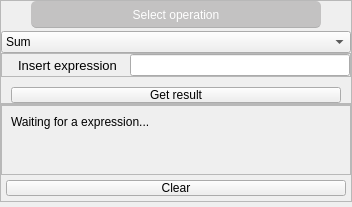
               <widget class="QWidget" name="manual_frame">
                <attribute name="icon">
                 <iconset resource="res.qrc">
                  <normaloff>:/Icons/sprites/icons/paint.png</normaloff>:/Icons/sprites/icons/paint.png</iconset>
                </attribute>
                <attribute name="title">
                 <string>Manual</string>
                </attribute>
                <layout class="QGridLayout" name="gridLayout_4">
                 <property name="leftMargin">
                  <number>0</number>
                 </property>
                 <property name="topMargin">
                  <number>0</number>
                 </property>
                 <property name="rightMargin">
                  <number>0</number>
                 </property>
                 <property name="bottomMargin">
                  <number>5</number>
                 </property>
                 <property name="spacing">
                  <number>0</number>
                 </property>
                 <item row="0" column="0" colspan="2">
                  <widget class="QFrame" name="up_frame_manual">
                   <property name="maximumSize">
                    <size>
                     <width>16777215</width>
                     <height>150</height>
                    </size>
                   </property>
                   <property name="frameShape">
                    <enum>QFrame::StyledPanel</enum>
                   </property>
                   <property name="frameShadow">
                    <enum>QFrame::Raised</enum>
                   </property>
                   <layout class="QVBoxLayout" name="verticalLayout_18">
                    <property name="spacing">
                     <number>0</number>
                    </property>
                    <property name="leftMargin">
                     <number>0</number>
                    </property>
                    <property name="topMargin">
                     <number>0</number>
                    </property>
                    <property name="rightMargin">
                     <number>0</number>
                    </property>
                    <property name="bottomMargin">
                     <number>0</number>
                    </property>
                    <item>
                     <widget class="QLabel" name="select_operation_title">
                      <property name="maximumSize">
                       <size>
                        <width>16777215</width>
                        <height>50</height>
                       </size>
                      </property>
                      <property name="styleSheet">
                       <string notr="true">QLabel{
background-color: #C3C2C2;
color: white;
border-bottom: 1px solid #AFAFAF;
border-radius: 5px;
padding-bottom: 5px;
font: 14px &quot;Roboto&quot;;
text-align: center;
padding-top: 7px;
margin-top: 0.7em;
margin-bottom: 3px;
margin-right: 30px;
margin-left: 30px;
}

QLabel:hover{
color: #393939;
}</string>
                      </property>
                      <property name="text">
                       <string>Select operation</string>
                      </property>
                      <property name="alignment">
                       <set>Qt::AlignCenter</set>
                      </property>
                     </widget>
                    </item>
                    <item>
                     <widget class="QComboBox" name="select_operation_comboBox">
                      <property name="frame">
                       <bool>true</bool>
                      </property>
                      <item>
                       <property name="text">
                        <string>Sum</string>
                       </property>
                      </item>
                      <item>
                       <property name="text">
                        <string>Subtraction</string>
                       </property>
                      </item>
                      <item>
                       <property name="text">
                        <string>Multiply</string>
                       </property>
                      </item>
                      <item>
                       <property name="text">
                        <string>Division</string>
                       </property>
                      </item>
                     </widget>
                    </item>
                    <item>
                     <widget class="QFrame" name="insert_expression_manual_frame">
                      <property name="frameShape">
                       <enum>QFrame::StyledPanel</enum>
                      </property>
                      <property name="frameShadow">
                       <enum>QFrame::Raised</enum>
                      </property>
                      <layout class="QHBoxLayout" name="horizontalLayout_10">
                       <property name="leftMargin">
                        <number>0</number>
                       </property>
                       <property name="topMargin">
                        <number>0</number>
                       </property>
                       <property name="rightMargin">
                        <number>0</number>
                       </property>
                       <property name="bottomMargin">
                        <number>0</number>
                       </property>
                       <item>
                        <widget class="QLabel" name="insert_exp_title">
                         <property name="styleSheet">
                          <string notr="true">font-size: 13px;
margin-left: 10px;
border-radius: 3px;
padding: 3px;</string>
                         </property>
                         <property name="text">
                          <string>Insert expression</string>
                         </property>
                        </widget>
                       </item>
                       <item>
                        <widget class="QLineEdit" name="expression_lineEdit">
                         <property name="text">
                          <string/>
                         </property>
                        </widget>
                       </item>
                      </layout>
                     </widget>
                    </item>
                    <item>
                     <widget class="QPushButton" name="get_draw_manual_btn">
                      <property name="cursor">
                       <cursorShape>PointingHandCursor</cursorShape>
                      </property>
                      <property name="styleSheet">
                       <string notr="true">margin: 10px;
margin-bottom: 0</string>
                      </property>
                      <property name="text">
                       <string>Get result</string>
                      </property>
                     </widget>
                    </item>
                   </layout>
                  </widget>
                 </item>
                 <item row="1" column="0" colspan="2">
                  <widget class="QFrame" name="down_frame_manual">
                   <property name="frameShape">
                    <enum>QFrame::StyledPanel</enum>
                   </property>
                   <property name="frameShadow">
                    <enum>QFrame::Raised</enum>
                   </property>
                   <layout class="QVBoxLayout" name="verticalLayout_19">
                    <property name="spacing">
                     <number>0</number>
                    </property>
                    <property name="leftMargin">
                     <number>0</number>
                    </property>
                    <property name="topMargin">
                     <number>0</number>
                    </property>
                    <property name="rightMargin">
                     <number>0</number>
                    </property>
                    <property name="bottomMargin">
                     <number>0</number>
                    </property>
                    <item>
                     <widget class="QScrollArea" name="scroll_area_manual">
                      <property name="verticalScrollBarPolicy">
                       <enum>Qt::ScrollBarAlwaysOff</enum>
                      </property>
                      <property name="horizontalScrollBarPolicy">
                       <enum>Qt::ScrollBarAlwaysOff</enum>
                      </property>
                      <property name="widgetResizable">
                       <bool>true</bool>
                      </property>
                      <widget class="QWidget" name="scroll_content">
                       <property name="geometry">
                        <rect>
                         <x>0</x>
                         <y>0</y>
                         <width>498</width>
                         <height>253</height>
                        </rect>
                       </property>
                       <layout class="QVBoxLayout" name="verticalLayout_20">
                        <item>
                         <widget class="QLabel" name="drawing_frame">
                          <property name="text">
                           <string>Waiting for a expression...</string>
                          </property>
                          <property name="alignment">
                           <set>Qt::AlignLeading|Qt::AlignLeft|Qt::AlignTop</set>
                          </property>
                          <property name="margin">
                           <number>30</number>
                          </property>
                         </widget>
                        </item>
                       </layout>
                      </widget>
                     </widget>
                    </item>
                    <item alignment="Qt::AlignHCenter">
                     <widget class="QPushButton" name="clear_manual_frame">
                      <property name="maximumSize">
                       <size>
                        <width>350</width>
                        <height>16777215</height>
                       </size>
                      </property>
                      <property name="cursor">
                       <cursorShape>PointingHandCursor</cursorShape>
                      </property>
                      <property name="styleSheet">
                       <string notr="true">margin: 5px;
width: 350px</string>
                      </property>
                      <property name="text">
                       <string>Clear</string>
                      </property>
                      <property name="icon">
                       <iconset resource="res.qrc">
                        <normaloff>:/Icons/sprites/icons/clear.png</normaloff>:/Icons/sprites/icons/clear.png</iconset>
                      </property>
                      <property name="iconSize">
                       <size>
                        <width>25</width>
                        <height>25</height>
                       </size>
                      </property>
                     </widget>
                    </item>
                   </layout>
                  </widget>
                 </item>
                </layout>
               </widget>
